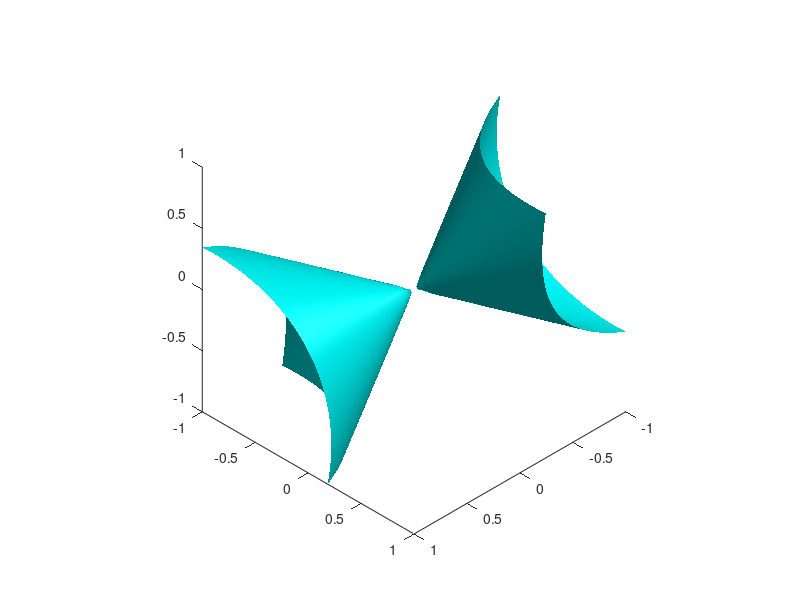
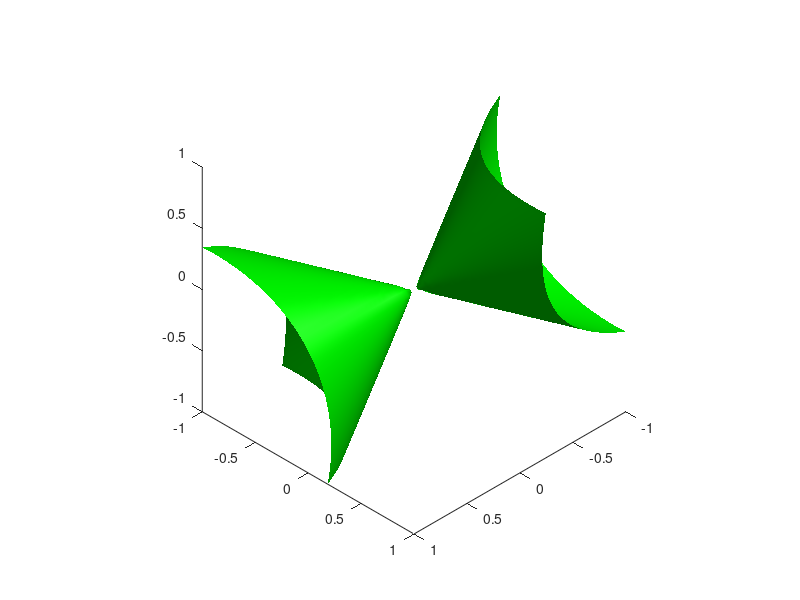

Reproduce these figures in MATLAB, in order.
close all; clc; clear;

%% Cone equation
a = rand; b = rand; c = rand;
u = rand; v = rand; w = rand;
alpha = rand;


%% Rotation matrices
Rx = @(alpha) [1, 0, 0;
      0, cos(alpha), -sin(alpha);
      0, sin(alpha), cos(alpha)]; 
  
Ry = @(alpha)[cos(alpha), 0, sin(alpha);
      0, 1, 0;
      -sin(alpha), 0, cos(alpha)];
  
Rz = @(alpha)[cos(alpha), -sin(alpha), 0;
      sin(alpha), cos(alpha), 0;
      0, 0, 1];
  
%% Derive rotation
%x = randn; y = randn; z = randn; alpha = randn; c = randn;
f_handle = @(x,y,z) x^2 + y^2 - c*z^2;

%% Rotation around axis x
% [t] = Rx(alpha) * [x; y; z];
% f1 = f_handle(t(1), t(2), t(3));
% u = x;
% v = y * cos(alpha) - z * sin(alpha);
% w = y * sin(alpha) + z * cos(alpha);
% f2 = x^2 + (y * cos(alpha) - z * sin(alpha))^2 - c * ( y * sin(alpha) + z * cos(alpha))^2;
% f3 = x^2 + ...
%     y^2 * (1 - (c + 1) * sin(alpha)^2) + ...
%     z^2 * (1 - (c + 1) * cos(alpha)^2) + ...
%     - 2 * (c + 1)*sin(alpha)*cos(alpha) * y*z;

ax = 1;
bx = cos(alpha)^2 - c * sin(alpha)^2;
cx = sin(alpha)^2 - c * cos(alpha)^2;
vx = - (c + 1)*sin(alpha)*cos(alpha);

fx_handle = @(x,y,z) ax*x^2 + bx*y^2 + cx*z^2 + 2*vx*y*z;

%% Rotation around axis y
% [t] = Ry(alpha) * [x; y; z];
% f1 = f_handle(t(1), t(2), t(3));% 
% u = x * cos(alpha) + z * sin(alpha);
% v = y;
% w = -x * sin(alpha) + z * cos(alpha);% 
% f2 = (x * cos(alpha) + z * sin(alpha))^2 + y^2 - c*(-x * sin(alpha) + z * cos(alpha))^2;
% f3 = x^2 * (cos(alpha)^2 - c * sin(alpha)^2) + ...
%     y^2 + ...
%     z^2 * (sin(alpha)^2 + - c * cos(alpha)^2) + ...
%     2*x*z*(c + 1)*sin(alpha)*cos(alpha); 
% 
ay = cos(alpha)^2 - c * sin(alpha)^2;
by = 1;
cy = sin(alpha)^2 - c * cos(alpha)^2;
wy = (c + 1)*sin(alpha)*cos(alpha);
 
fy_handle = @(x,y,z) ay*x^2 + by*y^2 + cy*z^2 + 2*wy*x*z;

%% Rotation around axis x and then around axis y
% [t] = Ry(alpha) * Rx(alpha) * [x; y; z];
% f1 = f_handle(t(1), t(2), t(3));
% 
% x_x = x;
% y_x = (y * cos(alpha) - z * sin(alpha));
% z_x = (y * sin(alpha) + z * cos(alpha));
% 
% x_xy = x_x * cos(alpha) + z_x * sin(alpha);
% y_xy = y_x;
% z_xy = -x_x * sin(alpha) + z_x * cos(alpha);
% 
% f2 = f_handle(x_xy, y_xy, z_xy);
% 
% ay = cos(alpha)^2 - c * sin(alpha)^2;
% by = 1;
% cy = sin(alpha)^2 - c * cos(alpha)^2;
% wy = (c + 1)*sin(alpha)*cos(alpha);
%  
% f3 = ay*x_x^2 + by*y_x^2 + cy*z_x^2 + 2*wy*x_x*z_x;
% f4 = ay*x^2 + by*(y * cos(alpha) - z * sin(alpha))^2 + cy*(y * sin(alpha) + z * cos(alpha))^2 + 2*wy*x*(y * sin(alpha) + z * cos(alpha));
% f5 = ay*x^2 + ...
%     y^2 * (by * cos(alpha)^2 + cy * sin(alpha)^2) + ...
%     z^2 * (by * sin(alpha)^2 + cy * cos(alpha)^2) + ...
%     y*z * ((-2*by + 2*cy)*sin(alpha)*cos(alpha)) + ...
%     x*y * 2*wy*sin(alpha) + ...
%     x*z * 2*wy*cos(alpha);

a_xy = ay;
b_xy = by * cos(alpha)^2 + cy * sin(alpha)^2;
c_xy = by * sin(alpha)^2 + cy * cos(alpha)^2;
u_xy = wy*sin(alpha);
v_xy = (-by + cy)*sin(alpha)*cos(alpha);
w_xy = wy*cos(alpha);

fxy_handle = @(x, y, z) a_xy*x^2 + b_xy*y^2 + c_xy*z^2 + 2*u_xy*x*y + 2*v_xy*y*z + 2*w_xy*x*z;

%% Define grid
n = 50;
xm = linspace(-1, 1, n)';
ym = linspace(-1, 1, n)';
zm = linspace(-1, 1, n)';
[x,y,z] = meshgrid(xm, ym, zm);

s = [reshape(x, 1, n^3); reshape(y, 1, n^3); reshape(z, 1, n^3)];
t = Ry(alpha) * Rx(alpha) * s;
xt = reshape(t(1, :), n, n, n); yt = reshape(t(2, :), n, n, n); zt = reshape(t(3, :), n, n, n);

%% Formatting "fun"
f_text = strrep(char(f_handle),' ','');
fx_text = strrep(char(fx_handle),' ','');
fy_text = strrep(char(fy_handle),' ','');
fxy_text = strrep(char(fxy_handle),' ','');


f_handle = eval([vectorize(f_text),';']);
fx_handle = eval([vectorize(fx_text),';']);
fy_handle = eval([vectorize(fy_text),';']);
fxy_handle = eval([vectorize(fxy_text),';']);

f_values = f_handle(xt, yt, zt);
fx_values = fx_handle(x, y, z);
fy_values = fy_handle(x, y, z);
fxy_values = fxy_handle(x, y, z);

%% Making the 3D graph of the 0-level surface of the 4D function "fun":
figure; hold on;
color  = 'c';
h = patch(isosurface(x, y, z, f_values, 0));
isonormals(x, y, z, f_values, h);
set(h, 'FaceColor', color, 'EdgeColor', 'none');
axis on; grid off; view([1, 1, 1]); axis equal; camlight; lighting gouraud

% figure; hold on;
% color  = 'r';
% h = patch(isosurface(x, y, z, fx_values, 0));
% isonormals(x, y, z, fx_values, h);
% set(h, 'FaceColor', color, 'EdgeColor', 'none');
% axis on; grid off; view([1, 1, 1]); axis equal; camlight; lighting gouraud

% figure; hold on;
% color  = 'g';
% h = patch(isosurface(x, y, z, fy_values, 0));
% isonormals(x, y, z, fy_values, h);
% set(h, 'FaceColor', color, 'EdgeColor', 'none');
% axis on; grid off; view([1, 1, 1]); axis equal; camlight; lighting gouraud

figure; hold on;
color  = 'g';
h = patch(isosurface(x, y, z, fxy_values, 0));
isonormals(x, y, z, fxy_values, h);
set(h, 'FaceColor', color, 'EdgeColor', 'none');
axis on; grid off; view([1, 1, 1]); axis equal; camlight; lighting gouraud


